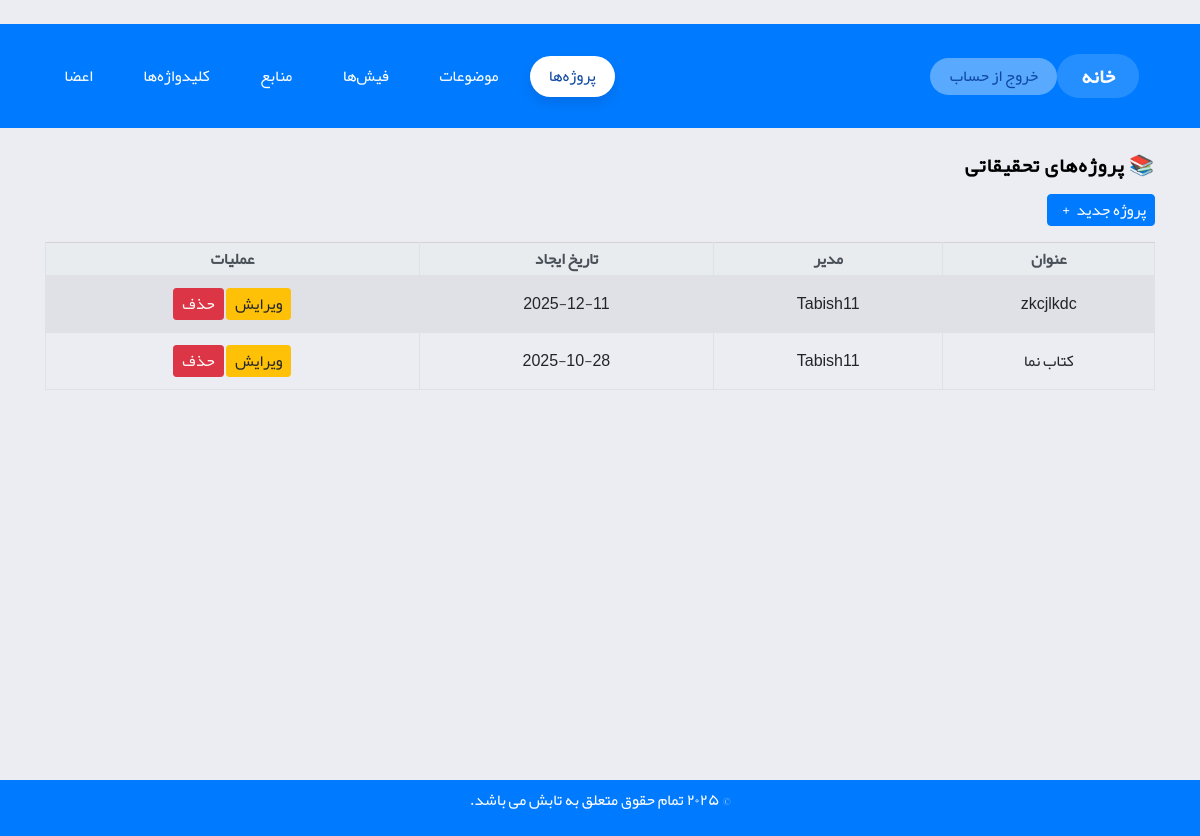
Page /projects/ (signed in) on the committed database.
### research/models.py (models this page shows, shortened)
class ResearchProject(models.Model):
    user = models.ForeignKey(settings.AUTH_USER_MODEL, on_delete=models.CASCADE, null=True, blank=True, related_name="projects", verbose_name="مدیر پروژه")
    title = models.CharField(max_length=200, verbose_name="عنوان پروژه")
    description = models.TextField(blank=True, verbose_name="توضیحات پروژه")
    created_at = models.DateTimeField(auto_now_add=True, verbose_name="تاریخ ایجاد")
    class Meta:
        verbose_name = "پروژه تحقیقاتی"
        verbose_name_plural = "پروژه‌های تحقیقاتی"

### accounts/models.py (models this page shows, shortened)
class User(AbstractBaseUser):
    first_name = models.CharField(max_length=50)
    last_name = models.CharField(max_length=50)
    username = models.CharField(max_length=50, unique=True)
    email = models.EmailField(max_length=100, unique=True)
    phone_number = models.CharField(max_length=12, blank=True)
    date_joined = models.DateTimeField(auto_now_add=True)
    last_login = models.DateTimeField(auto_now_add=True)
    created_date = models.DateTimeField(auto_now_add=True)
    modified_date = models.DateTimeField(auto_now=True)
    is_admin = models.BooleanField(default=False)
    is_staff = models.BooleanField(default=False)
    is_active = models.BooleanField(default=False)
    is_superadmin = models.BooleanField(default=False)
    USERNAME_FIELD = 'email'
    REQUIRED_FIELDS = ['username', 'first_name', 'last_name']
    objects = UserManager()

### research/views.py (the view)
# urls.py: path("projects/", views.project_list, name="project_list"),
@login_required
def project_list(request):
    projects = ResearchProject.objects.filter(user=request.user).order_by("-created_at")
    return render(request, "research/project_list.html", {"projects": projects})

### templates/research/project_list.html (shortened to what this page needs)
{% extends 'base.html' %}
{% block content %}
<div class="container py-4">
  <h3 class="mb-3 text-right">📚 پروژه‌های تحقیقاتی</h3>
  <div class="text-right">
    <a href="{% url 'project_create' %}" class="btn btn-primary mb-3"> پروژه جدید<i class="fa-solid fa-plus"></i></a>
  </div>
  <div class="table-responsive">
    <table class="table table-striped table-bordered text-right">
      <thead class="thead-light">
        <tr>
          <th>عنوان</th>
          <th>مدیر</th>
          <th>تاریخ ایجاد</th>
          <th class="text-center">عملیات</th>
        </tr>
      </thead>
      <tbody>
        {% for project in projects %}
          <tr>
            <td>{{ project.title }}</td>
            <td>{{ project.user.username }}</td>
            <td>{{ project.created_at|date:"Y-m-d" }}</td>
            <td class="text-center">
              <a href="{% url 'project_update' project.id %}" class="btn btn-sm btn-warning">ویرایش</a>
              <a href="{% url 'project_delete' project.id %}" class="btn btn-sm btn-danger">حذف</a>
            </td>
          </tr>
        {% empty %}
          <tr>
            <td colspan="4" class="text-center text-muted">هیچ پروژه‌ای ثبت نشده است.</td>
          </tr>
        {% endfor %}
      </tbody>
    </table>
  </div>
</div>
{% endblock %}

### ResearchProject/static/css/custom.css (style rules this page uses)
.btn { padding: 3px 8px !important; font-size: 16px; cursor: pointer; }

### templates/base.html (style rules this page uses)
:root { font-family: "Yekan", sans-serif; }
body, body *:not(i) { font-family: "Yekan", sans-serif !important; }

### rows in the picture
ResearchProject: title "zkcjlkdc", user.username "Tabish11", created_at "2025-12-11"
ResearchProject: title "کتاب نما", user.username "Tabish11", created_at "2025-10-28"
